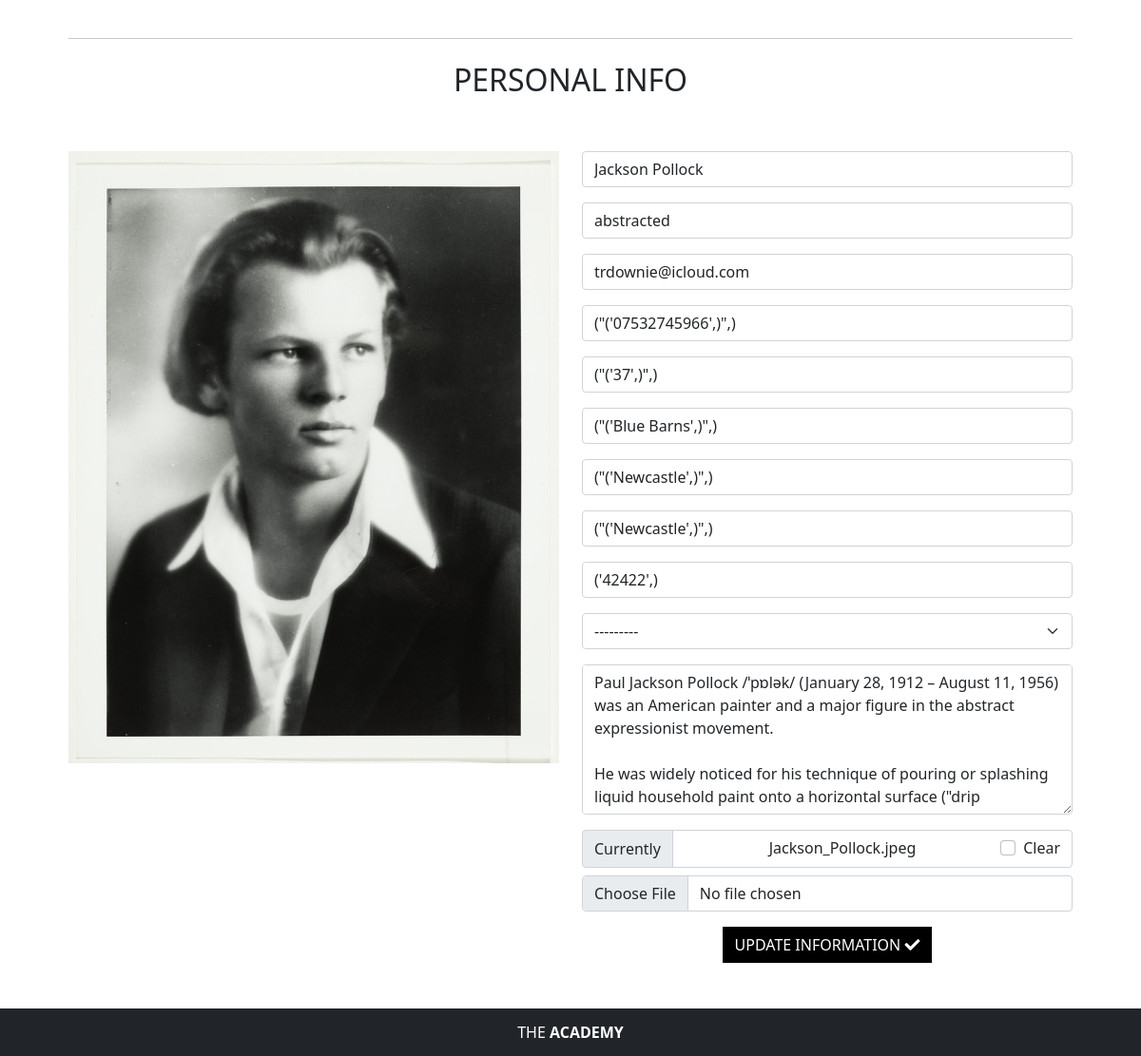
/academics/8 (signed in, lower part), run on an earlier commit of the app's database.
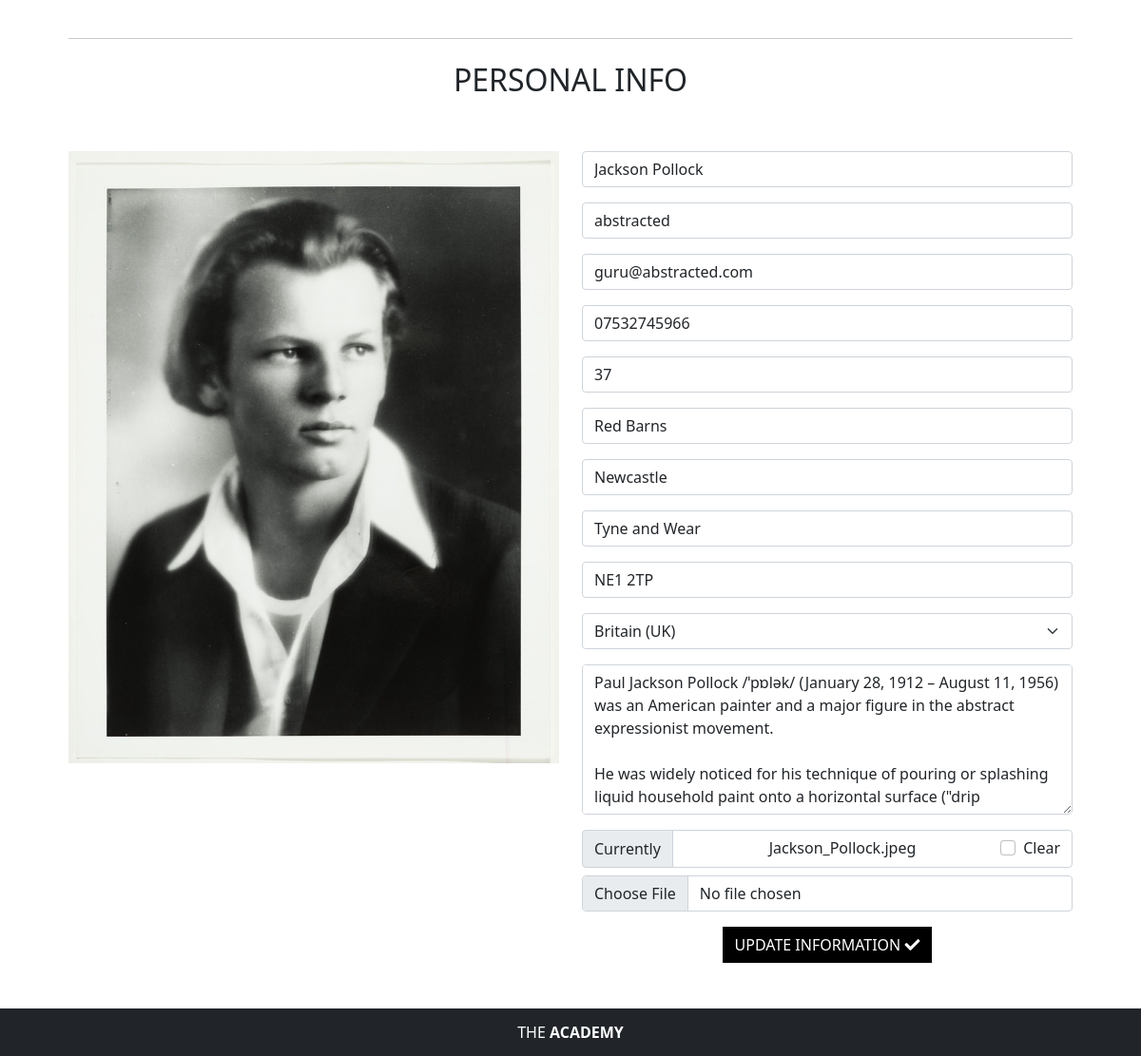
And on a later commit of the database.
### academics/models.py (models this page shows, shortened)
class Academic(models.Model):
    user = models.OneToOneField(User, on_delete=models.CASCADE,
                                related_name='academic', null=True)
    name = models.CharField(max_length=70)
    username = models.CharField(max_length=15)  # to delete?
    default_email = models.EmailField(max_length=254, blank=True)
    default_phone_number = models.CharField(max_length=20, blank=True)
    default_street_address1 = models.CharField(max_length=80, blank=True)
    default_street_address2 = models.CharField(max_length=80, blank=True)
    default_town_or_city = models.CharField(max_length=40, blank=True)
    default_county = models.CharField(max_length=80, blank=True)
    default_postcode = models.CharField(max_length=20, blank=True)
    default_country = CountryField(blank_label='Country', blank=True)
    about = models.TextField()
    level = models.DecimalField(max_digits=4, decimal_places=1, null=True, blank=True)
    image = models.ImageField(blank=True)
    following = models.ManyToManyField('self', symmetrical=False, blank=True)
    class Meta:
        ordering = ['name']

### academics/views.py (the view)
# urls.py: path('<int:academic_id>', views.academic_profile, name='academic_profile'),
def academic_profile(request, academic_id):
    academic = get_object_or_404(Academic, pk=academic_id)
    if request.method == 'POST':
        form = AcademicProfileForm(request.POST, instance=academic)
        if form.is_valid():
            form.save()
            messages.success(request, f'Profile updated, {academic.name}')
        else:
            messages.error(request, 'Profile not updated. Please check form!')
    else:
        form = AcademicProfileForm(instance=academic)
    followers = academic.academic_set.all()
    follower_count = followers.count()
    form = AcademicProfileForm(instance=academic)
    orders = academic.orders.all()
    articles = academic.article_set.all()
    context = {
        'academic': academic,
        'followers': followers,
        'follower_count': follower_count,
        'form': form,
        'orders': orders,
        'on_profile': True,
        'articles': articles
    }
    return render(request, 'academics/academic_profile.html', context)

### articles/models.py (called while the page is built)
    def __str__(self):
        return self.title

### bag/contexts.py (called while the page is built, shortened)
def bag_contents(request):
    bag_articles = []
    bag_subscriptions = []
    bag_total = 0
    article_count = 0
    subscription_count = 0
    bag = request.session.get('bag', {})
    context = {
        'bag_articles': bag_articles,
        'bag_subscriptions': bag_subscriptions,
        'bag_total': bag_total,
        'article_count': article_count,
        'subscription_count': subscription_count,
    }
    return context

### academics/templates/academics/academic_profile.html (shortened to what this page needs)
{% extends "base.html" %}
{% load static %}
{% block content %}
    <div id="main-content" class="container">
        {% if user.username == academic.username %}
            <hr class="py-0 my-0">
            <div class="row">
                <h2 class="text-center mt-3 pt-2">PERSONAL INFO</h2>
            </div>
        {% endif %}
        <div class="row">
            <div class="col-sm-12 col-md-6 my-5">
                <a class="profile-img" href="{{ academic.image.url }}" target="_blank">
                    <img class="profile-image" src="{{ academic.image.url }}"  alt="{{ academic.name }}">
                </a>
            </div>
            <div class="col-sm-12 col-md-6">
                {% if user.username == academic.username %}
                    {% include 'includes/profile.html' %}
                {% endif %}
            </div>
        </div>
{% endblock %}

### templates/base.html (shortened to what this page needs)
{% load static %}
<!DOCTYPE html>
<html lang="en">
    <head>
        {% block core_css %}
            <link href="https://cdn.jsdelivr.net/npm/bootstrap@5.1.0/dist/css/bootstrap.min.css" rel="stylesheet"
>
            <link rel="stylesheet" href="https://cdnjs.cloudflare.com/ajax/libs/font-awesome/5.15.4/css/all.min.css"
>
            <link rel="stylesheet" href="{% static 'css/base.css' %}">
        {% endblock %}
    </head>
    <body>
        {% block content %}
        {% endblock %}
            <div class="mt-auto bg-dark row" id="bottom-bar">
                <div class="col text-center">
                    <a id="footer-logo-link" class="text-uppercase" href="{% url 'home' %}">The <strong>Academy</strong></a>
                </div>
            </div>
    </body>
</html>

### academics/templates/includes/proposals.html (shortened to what this page needs)
{% load mathfilters %}

### academics/templates/includes/following.html (shortened to what this page needs)
{% load mathfilters %}

### academics/templates/includes/followers.html (shortened to what this page needs)
{% load mathfilters %}

### academics/templates/includes/profile.html (shortened to what this page needs)
<div class="my-5">
    <form action="{% url 'academic_profile' academic.id %}" method="POST" id="profile-form" class="text-center">
        {{ form|crispy }}
        <button type="submit" class="btn btn-black">
            Update Information
            <i class="fas fa-check"></i>
        </button>
        </div>
</div>

### static/css/base.css (style rules this page uses)
:root { --orange-peel: #ffa52c; --medium-aquamarine: #35db95; --fiery-rose: #fd636b; --maya-blue: #63bafd; --black-border: 1px solid black; --square-border: 0px; }
.btn { border: var(--black-border); border-radius: var(--square-border); text-transform: uppercase; }
.btn-black, .btn-black:hover { background-color: black; color: white; }
#shopping-bag-link, #main-register-link, #main-profile-link, #navbarDropdown, #main-logo-link, #footer-logo-link, #mobile-login-link, #mobile-register-link, #mobile-profile-link, #mobile-logout-link, #mobile-logo { color: white; }
#bottom-bar { height: 50px; align-content: center; justify-content: center; }
#main-content { min-height: 500px; max-width: 90%; }
.article-image, .profile-image { max-width: 100%; }

What changed in the data, as far as the page shows it:
changed Academic "Jackson Pollock": default_email "trdownie@icloud.com" → "guru@abstracted.com"; default_phone_number "(\"('07532745966',)\",)" → "07532745966"; default_street_address1 "(\"('37',)\",)" → "37"; default_street_address2 "(\"('Blue Barns',)\",)" → "Red Barns"; default_town_or_city "(\"('Newcastle',)\",)" → "Newcastle"; default_county "(\"('Newcastle',)\",)" → "Tyne and Wear"; default_postcode "('42422',)" → "NE1 2TP"; default_country "---------" → "Britain (UK)"
